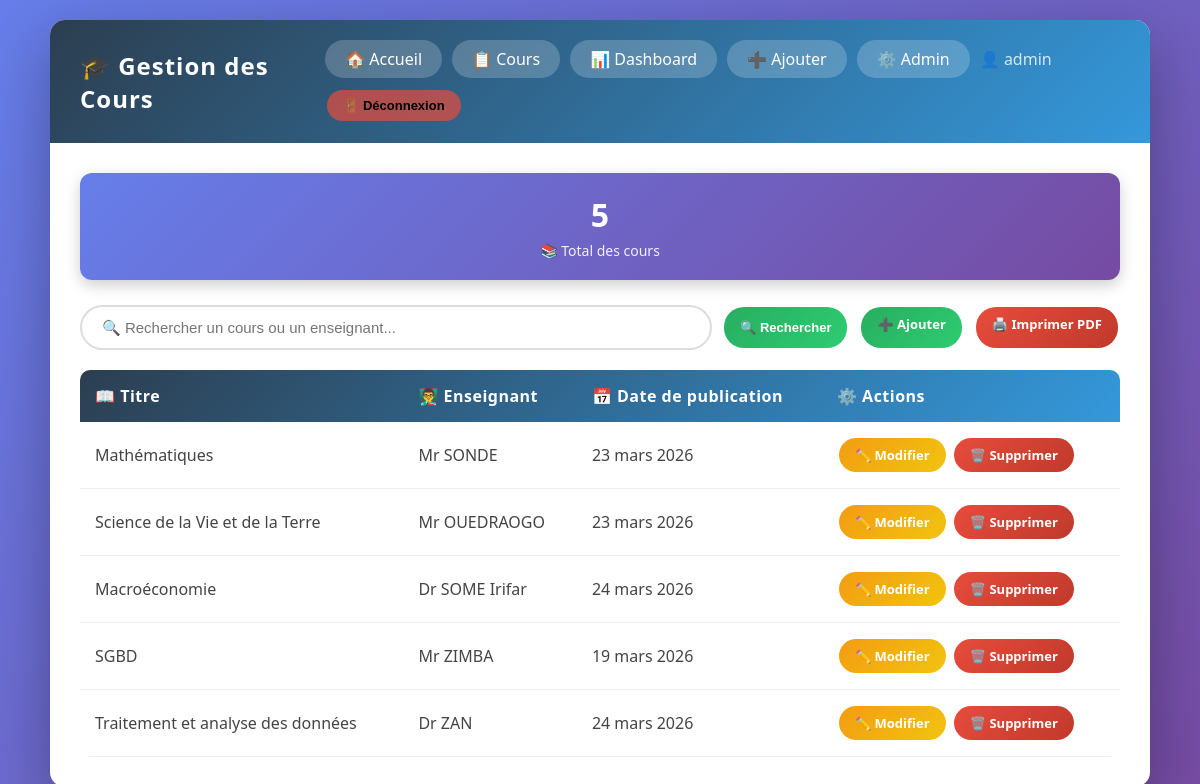
/liste/ (signed in), run on the app's committed database.
### cours/models.py (models this page shows, shortened)
class Cours(models.Model):
    titre = models.CharField(max_length=200)
    enseignant = models.CharField(max_length=100)
    date_publication = models.DateField(validators=[valider_date])
    date_ajout = models.DateTimeField(auto_now_add=True)  # ← caché, automatique

### cours/views.py (the view)
# urls.py: path('liste/', CoursListView.as_view(), name='cours-list'),
class CoursListView(ListView):
    model = Cours
    template_name = 'cours/liste_cours.html'
    context_object_name = 'cours_list'
    def get_queryset(self):
        queryset = Cours.objects.all()
        query = self.request.GET.get('q')
        if query:
            queryset = queryset.filter(
                titre__icontains=query
            ) | queryset.filter(
                enseignant__icontains=query
            )
        return queryset
    def get_context_data(self, **kwargs):
        context = super().get_context_data(**kwargs)
        context['query'] = self.request.GET.get('q', '')
        return context

### cours/templates/cours/liste_cours.html (shortened to what this page needs)
{% extends 'cours/base.html' %}
{% block content %}
<div class="stats">
    <div class="stat-card">
        <h3>{{ cours_list|length }}</h3>
        <p>📚 Total des cours</p>
    </div>
</div>
<form method="GET" action="{% url 'cours-list' %}">
    <div class="search-bar">
        <input type="text" name="q" value="{{ query }}"
            placeholder="🔍 Rechercher un cours ou un enseignant...">
        <button type="submit" class="btn btn-add">🔍 Rechercher</button>
        {% if user.is_authenticated %}
        <a href="{% url 'cours-create' %}" class="btn btn-add">➕ Ajouter</a>
        {% endif %}
        <a href="{% url 'imprimer-pdf' %}" class="btn" style="background:linear-gradient(135deg, #e74c3c, #c0392b); color:white;">
            🖨️ Imprimer PDF
        </a>
    </div>
</form>
<table id="coursTable">
    <thead>
        <tr>
            <th>📖 Titre</th>
            <th>👨‍🏫 Enseignant</th>
            <th>📅 Date de publication</th>
            <th>⚙️ Actions</th>
        </tr>
    </thead>
    <tbody id="coursBody">
        {% for cours in cours_list %}
        <tr>
            <td>{{ cours.titre }}</td>
            <td>{{ cours.enseignant }}</td>
           <td>{{ cours.date_publication|date:"d F Y" }}</td>
            <td>
    {% if user.is_authenticated %}
    <a href="{% url 'cours-update' cours.pk %}" class="btn btn-edit">✏️ Modifier</a>
    <a href="{% url 'cours-delete' cours.pk %}" class="btn btn-delete">🗑️ Supprimer</a>
    {% else %}
    <span style="color:#999;">🔒 Connexion requise</span>
    {% endif %}
</td>
        </tr>
        {% endfor %}
    </tbody>
</table>
{% endblock %}

### cours/templates/cours/base.html (shortened to what this page needs)
{% load static %}
<!DOCTYPE html>
<html lang="fr">
<head>
    <link rel="stylesheet" href="{% static 'cours/style.css' %}">
</head>
<body>
    <div class="container fade-in">
        <div class="navbar">
            <h1>🎓 Gestion des Cours</h1>
            <div style="display:flex; gap:10px; align-items:center; flex-wrap:wrap;">
                <a href="{% url 'accueil' %}">🏠 Accueil</a>
                <a href="{% url 'cours-list' %}">📋 Cours</a>
                {% if user.is_authenticated %}
                    <a href="{% url 'dashboard' %}">📊 Dashboard</a>
                    <a href="{% url 'cours-create' %}">➕ Ajouter</a>
                    {% if user.is_superuser %}
                    <a href="{% url 'admin:index' %}">⚙️ Admin</a>
                    {% endif %}
                    <span style="color:rgba(255,255,255,0.8);">👤 {{ user.username }}</span>
                    <form method="post" action="{% url 'logout' %}" style="display:inline;">
                        <button type="submit" class="btn" style="background:rgba(231,76,60,0.7); cursor:pointer;">
                            🚪 Déconnexion
                        </button>
                    </form>
                {% else %}
                    <a href="{% url 'login' %}" style="background:rgba(46,204,113,0.7);">🔒 Connexion</a>
                {% endif %}
            </div>
        </div>
        <div class="content">
            {% block content %}{% endblock %}
        </div>
    </div>
</body>
</html>

### cours/static/cours/style.css (style rules this page uses)
* { margin: 0; padding: 0; box-sizing: border-box; }
body { font-family: 'Segoe UI', Tahoma, Geneva, Verdana, sans-serif; background: linear-gradient(135deg, #667eea 0%, #764ba2 100%); min-height: 100vh; padding: 20px; }
.container { max-width: 1100px; margin: 0 auto; background: white; border-radius: 15px; box-shadow: 0 20px 60px rgba(0,0,0,0.3); overflow: hidden; }
.navbar { background: linear-gradient(135deg, #2c3e50, #3498db); padding: 20px 30px; display: flex; justify-content: space-between; align-items: center; }
.navbar h1 { color: white; font-size: 24px; letter-spacing: 1px; }
.navbar a { color: white; text-decoration: none; background: rgba(255,255,255,0.2); padding: 8px 20px; border-radius: 25px; transition: all 0.3s; }
.content { padding: 30px; }
table { width: 100%; border-collapse: collapse; margin-top: 20px; border-radius: 10px; overflow: hidden; }
thead { background: linear-gradient(135deg, #2c3e50, #3498db); color: white; }
thead th { padding: 15px; text-align: left; font-weight: 600; letter-spacing: 0.5px; }
tbody tr { border-bottom: 1px solid #eee; transition: all 0.3s; }
tbody td { padding: 14px 15px; color: #444; }
.btn { padding: 8px 16px; border: none; border-radius: 20px; cursor: pointer; font-size: 13px; font-weight: 600; transition: all 0.3s; text-decoration: none; display: inline-block; margin: 2px; }
.btn-add { background: linear-gradient(135deg, #27ae60, #2ecc71); color: white; }
.btn-edit { background: linear-gradient(135deg, #f39c12, #f1c40f); color: white; }
.btn-delete { background: linear-gradient(135deg, #e74c3c, #c0392b); color: white; }
.stats { display: flex; gap: 20px; margin-bottom: 25px; }
.stat-card { flex: 1; background: linear-gradient(135deg, #667eea, #764ba2); color: white; padding: 20px; border-radius: 12px; text-align: center; box-shadow: 0 5px 15px rgba(0,0,0,0.2); }
.stat-card h3 { font-size: 32px; font-weight: bold; }
.stat-card p { font-size: 14px; opacity: 0.9; margin-top: 5px; }
.search-bar { display: flex; gap: 10px; margin-bottom: 20px; }
.search-bar input { flex: 1; padding: 12px 20px; border: 2px solid #ddd; border-radius: 25px; font-size: 15px; outline: none; transition: border-color 0.3s; }
.fade-in { animation: fadeIn 0.5s ease; }

### data on the page
Cours: titre "Mathématiques", enseignant "Mr SONDE", date_publication "23 mars 2026"
Cours: titre "Science de la Vie et de la Terre", enseignant "Mr OUEDRAOGO", date_publication "23 mars 2026"
Cours: titre "Macroéconomie", enseignant "Dr SOME Irifar", date_publication "24 mars 2026"
Cours: titre "SGBD", enseignant "Mr ZIMBA", date_publication "19 mars 2026"
Cours: titre "Traitement et analyse des données", enseignant "Dr ZAN", date_publication "24 mars 2026"

### other printed values
{{ user.username }} "admin"
{{ cours_list|length }} "5"
